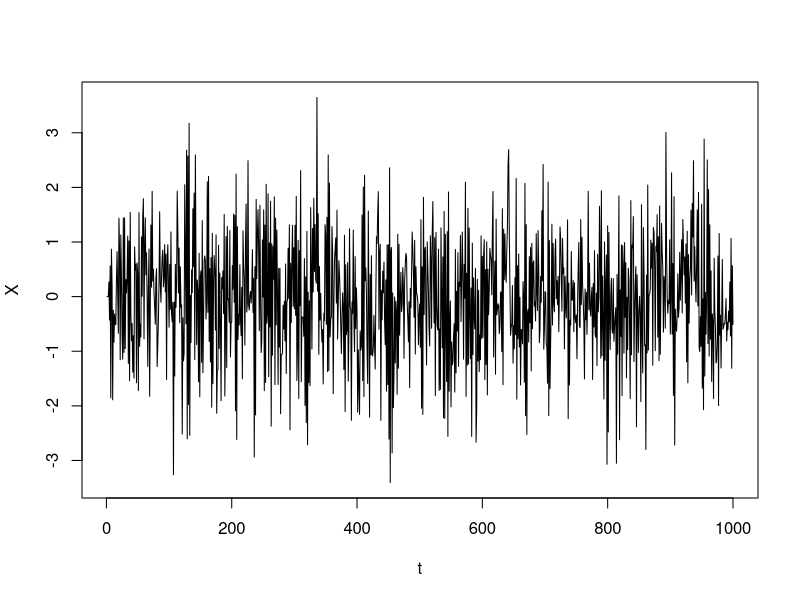
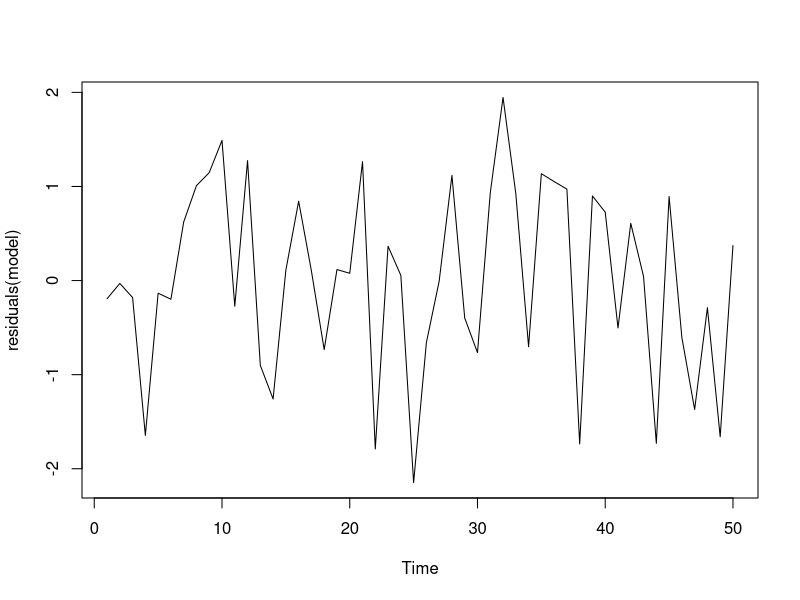
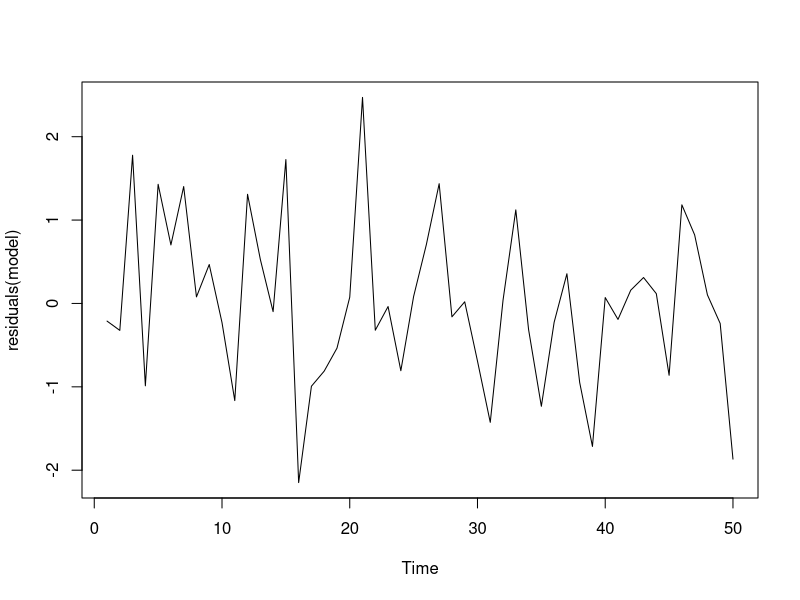
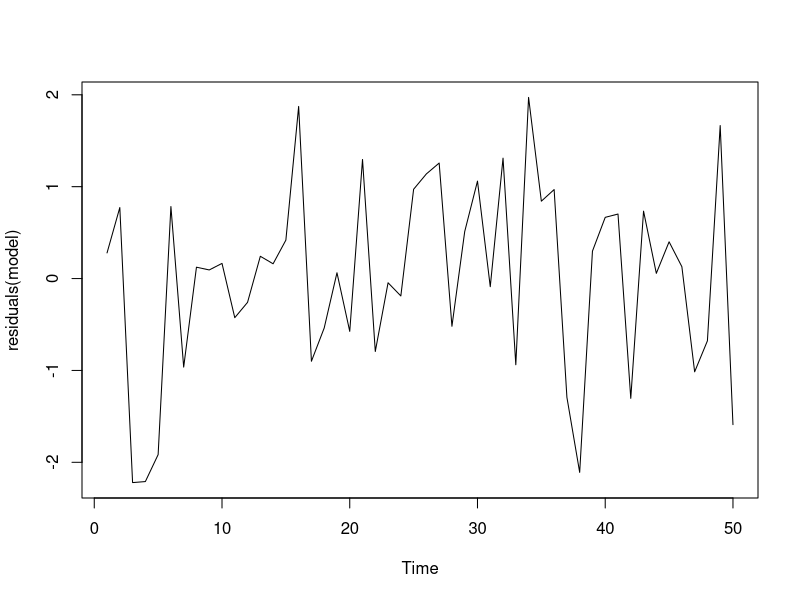
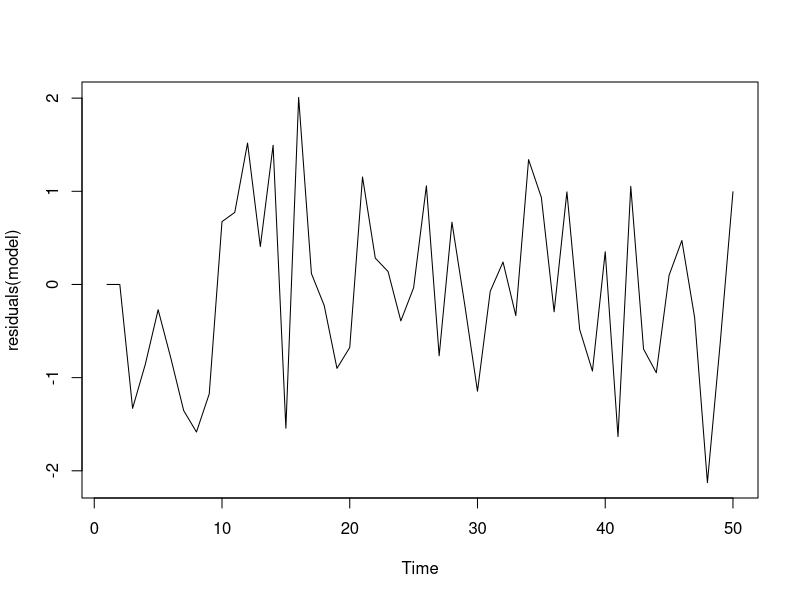
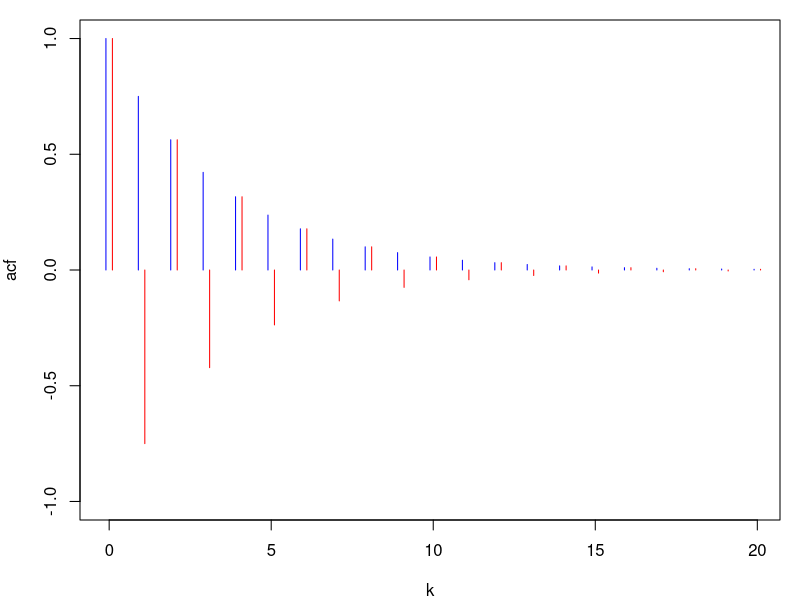
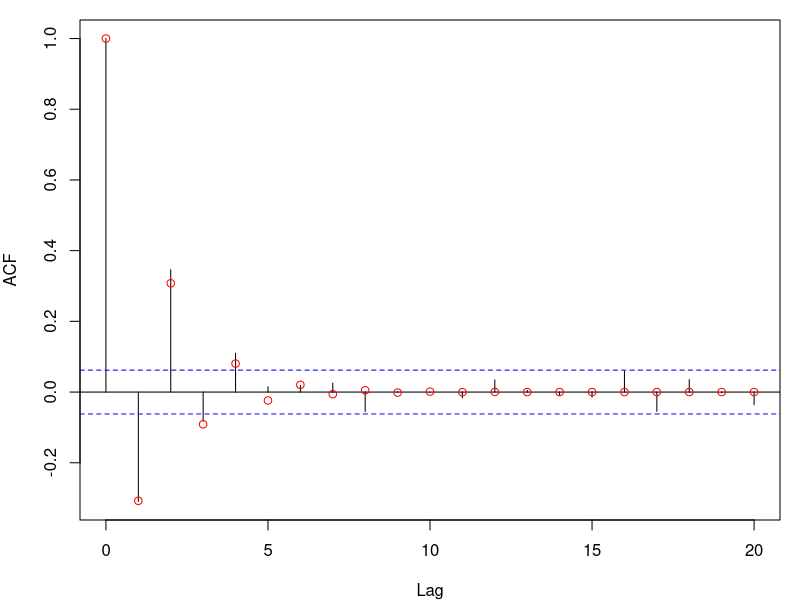
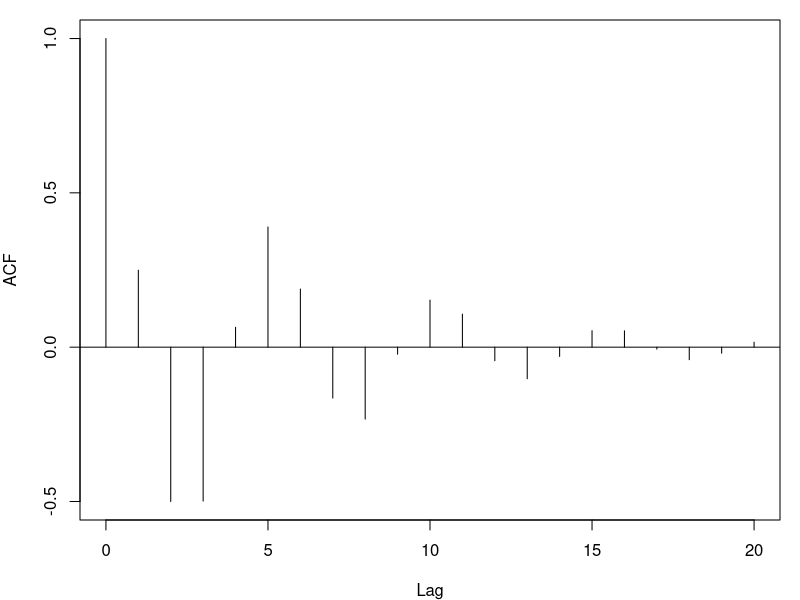

The R source for these figures, in order:
k <- 0:20

alpha1 <- 0.75
acf1 <- alpha1^k

alpha2 <- -0.75
acf2 <- alpha2^k

k1 <- k - 0.1
k2 <- k + 0.1

pdf(file = "Plots/AR1_acf.pdf", width = 4, height = 3.2) 
par(mar = c(4,4,1,1))
plot(acf1 ~ k1, type="h", ylim = c(-1, 1), col = "blue", xlab = "k", ylab = "acf")
lines(acf2 ~ k2, type="h", col = "red")
dev.off()

########## An AR(3) process:

# The ac.f of the AR(3) process
# X_t = -X_{t-1}/4 + X_{t-2}/4 + X_{t-3}/16 + Z_t

max_t <- 1000
Z <- rnorm(max_t, 0, 1)

X <- as.vector(rep(NA, max_t))
X[1] <- 0
X[2] <- 0
X[3] <- 0
a1 <- -1/4
a2 <- 1/4
a3 <- 1/16
for(i in 4:max_t) X[i] <- a1*X[i-1] + a2*X[i-2] + a3*X[i-3] + Z[i]

t <- 1:max_t
plot(X ~ t, type = "l")
  
acf(X, plot = FALSE) # sample ac.f

A2 <- -12/39
A1 <- 7/26
rho_k <- function(k) A1/2^k + A2/(-4)^k + (1-A1-A2)/(-2)^k

k <- 0:40

pdf(file = "Plots/AR3_acf.pdf", width = 4, height = 3.2) 
par(mar = c(4,4,1,1))
acf(X, lag.max = 20, main = "") # sample ac.f
points(rho_k(k) ~ k, col = "red") # theoretical ac.f
dev.off()

####### Another AR(3) process:

max_t <- 1e6
Z <- rnorm(max_t, 0, 1)

X <- as.vector(rep(NA, max_t))
X[1] <- 0
X[2] <- 0
X[3] <- 0
a1 <- 1/4
a2 <- -1/2
a3 <- -1/4
for(i in 4:max_t) X[i] <- a1*X[i-1] + a2*X[i-2] + a3*X[i-3] + Z[i]

pdf(file = "Plots/AR3_acf_alt.pdf", width = 4, height = 3.2) 
par(mar = c(4,4,1,1))
acf(X, lag.max = 20, main = "", ci = 0) # sample ac.f
dev.off()

####### An AR(1) process:

max_t <- 50
Z <- rnorm(max_t, 0, 1)

X <- as.vector(rep(NA, max_t))
mu <- 2
a1 <- 0.5
X[1] <- mu
for(i in 2:max_t) X[i] <- a1*(X[i-1] - mu) + Z[i] + mu

t <- 1:max_t

pdf(file = "Plots/AR1_sample.pdf", width = 4, height = 3.2) 
par(mar = c(4,4,1,1))
plot(X ~ t, type = "l", ylab = "X_t")
points(X ~ t)
abline(h = mean(X), lty = 2)
abline(h = mu, lty = 2, col = "red")
dev.off()

k <- 0:20

pdf(file = "Plots/AR1_sample_acf.pdf", width = 4, height = 3.2) 
par(mar = c(4,4,1,1))
acf(X, lag.max = 20, main = "") # sample ac.f
points(a1^k ~ k, col = "grey")
points(x = 1, y = 0.5, col = "red")
dev.off()

model <- arima(X, order = c(1, 0, 0))
print(model)

plot(residuals(model))

####### An MA(2) process:

max_t <- 50
Z <- rnorm(max_t, 0, 1)

X <- as.vector(rep(NA, max_t))
mu <- 2
b1 <- 0.5
X[1] <- mu
for(i in 2:max_t) X[i] <- Z[i] + b1*Z[i-1] + mu

t <- 1:max_t

model <- arima(X, order = c(0, 0, 1))
print(model)
mu_est <- model$coef[2]

pdf(file = "Plots/MA1_sample.pdf", width = 4, height = 3.2) 
par(mar = c(4,4,1,1))
plot(X ~ t, type = "l", ylab = "X_t")
points(X ~ t)
abline(h = mu_est, lty = 2)
abline(h = mu, lty = 2, col = "red")
dev.off()

k <- 0:20

pdf(file = "Plots/MA1_sample_acf.pdf", width = 4, height = 3.2) 
par(mar = c(4,4,1,1))
acf(X, lag.max = 20, main = "") # sample ac.f
points(x = 0, y = 1, col = "grey")
points(x = 1, y = b1/(1+b1^2), col = "grey")
points(x = 2:max(k), y = rep(0, max(k) - 1), col = "grey")
dev.off()

plot(residuals(model))

####### An ARMA(1,1) process:

max_t <- 50
Z <- rnorm(max_t, 0, 1)

X <- as.vector(rep(NA, max_t))
mu <- 2
a1 <- 0.5
b1 <- 0.5
X[1] <- mu
for(i in 2:max_t) X[i] <- a1*(X[i-1] - mu) + Z[i] + b1*Z[i-1] + mu

t <- 1:max_t

model <- arima(X, order = c(1, 0, 1))
print(model)
mu_est <- model$coef[3]

pdf(file = "Plots/ARMA11_sample.pdf", width = 4, height = 3.2) 
par(mar = c(4,4,1,1))
plot(X ~ t, type = "l", ylab = "X_t")
points(X ~ t)
abline(h = mu_est, lty = 2)
abline(h = mu, lty = 2, col = "red")
dev.off()

k <- 0:20

pdf(file = "Plots/ARMA11_sample_acf.pdf", width = 4, height = 3.2) 
par(mar = c(4,4,1,1))
acf(X, lag.max = 20, main = "") # sample ac.f
dev.off()

plot(residuals(model))

####### An ARIMA(1,1,1) process:

max_t <- 50
Z <- rnorm(max_t, 0, 1)

t <- 1:max_t
X <- as.vector(rep(NA, max_t))
X[1] <- 0
X[2] <- 0
a1 <- 0.5
b1 <- 0.5
for(i in 3:max_t) X[i] <- (1 + a1)*X[i-1] - a1*X[i-2] + Z[i] + b1*Z[i-1]

library(dplyr)
delta_X <- lead(X, 1) - X # first differences
delta_X <- delta_X[which(!is.na(delta_X))]

pdf(file = "Plots/ARIMA_sample.pdf", width = 4, height = 3.2) 
par(mar = c(4,4,1,1))
plot(X ~ t, type = "l", ylab = "X_t")
points(X ~ t)
dev.off()

pdf(file = "Plots/ARIMA_sample_acf.pdf", width = 4, height = 3.2) 
par(mar = c(4,4,1,1))
acf(X, lag.max = 20, main = "") # sample ac.f
dev.off()

pdf(file = "Plots/ARIMA_sample_diffs.pdf", width = 4, height = 3.2) 
par(mar = c(4,4,1,1))
plot(delta_X, type = "l", ylab = "delta X_t")
points(delta_X)
dev.off()

pdf(file = "Plots/ARIMA_sample_acf_diffs.pdf", width = 4, height = 3.2) 
par(mar = c(4,4,1,1))
acf(delta_X, lag.max = 20, main = "") # sample ac.f
dev.off()

model <- arima(X, order = c(1, 1, 1))
print(model)

model2 <- arima(delta_X, order = c(1, 0, 1))
print(model2)

plot(residuals(model))


  